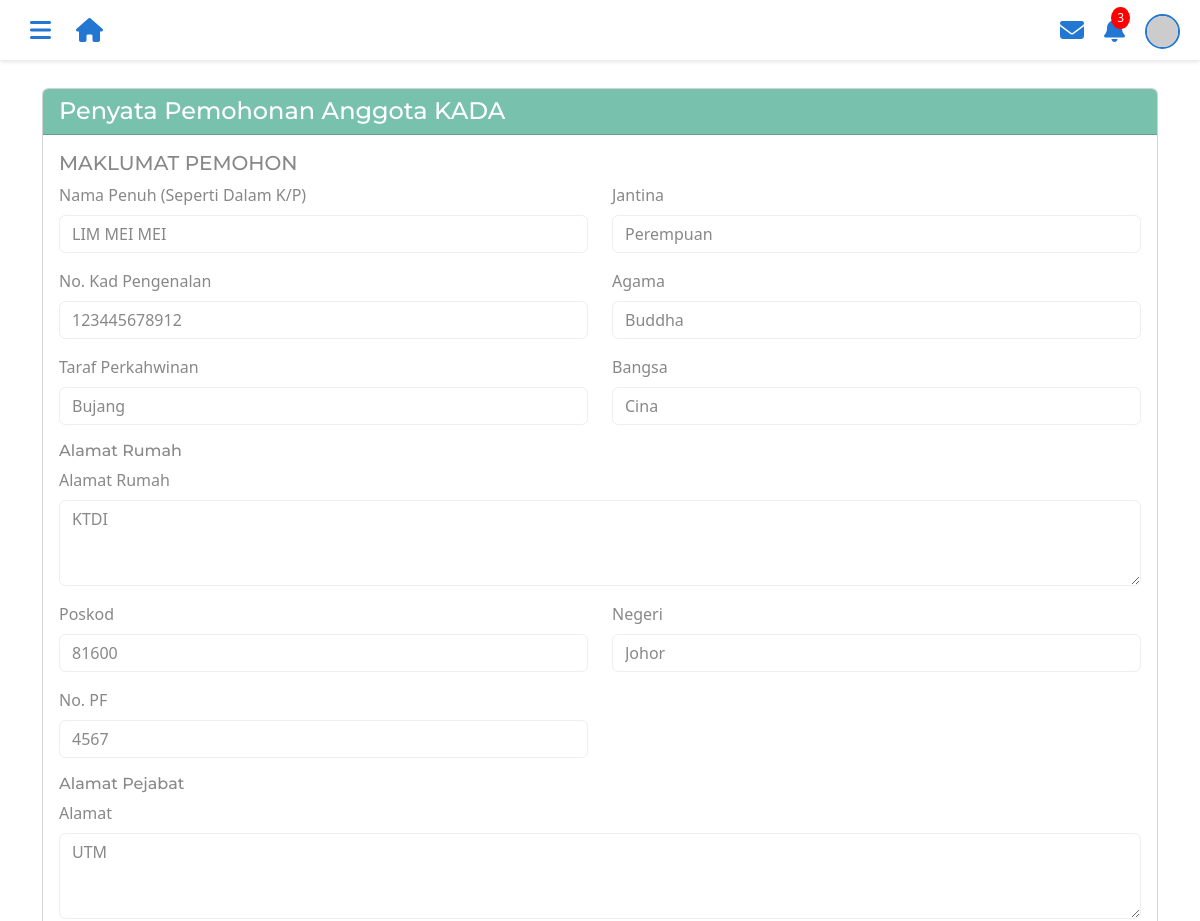
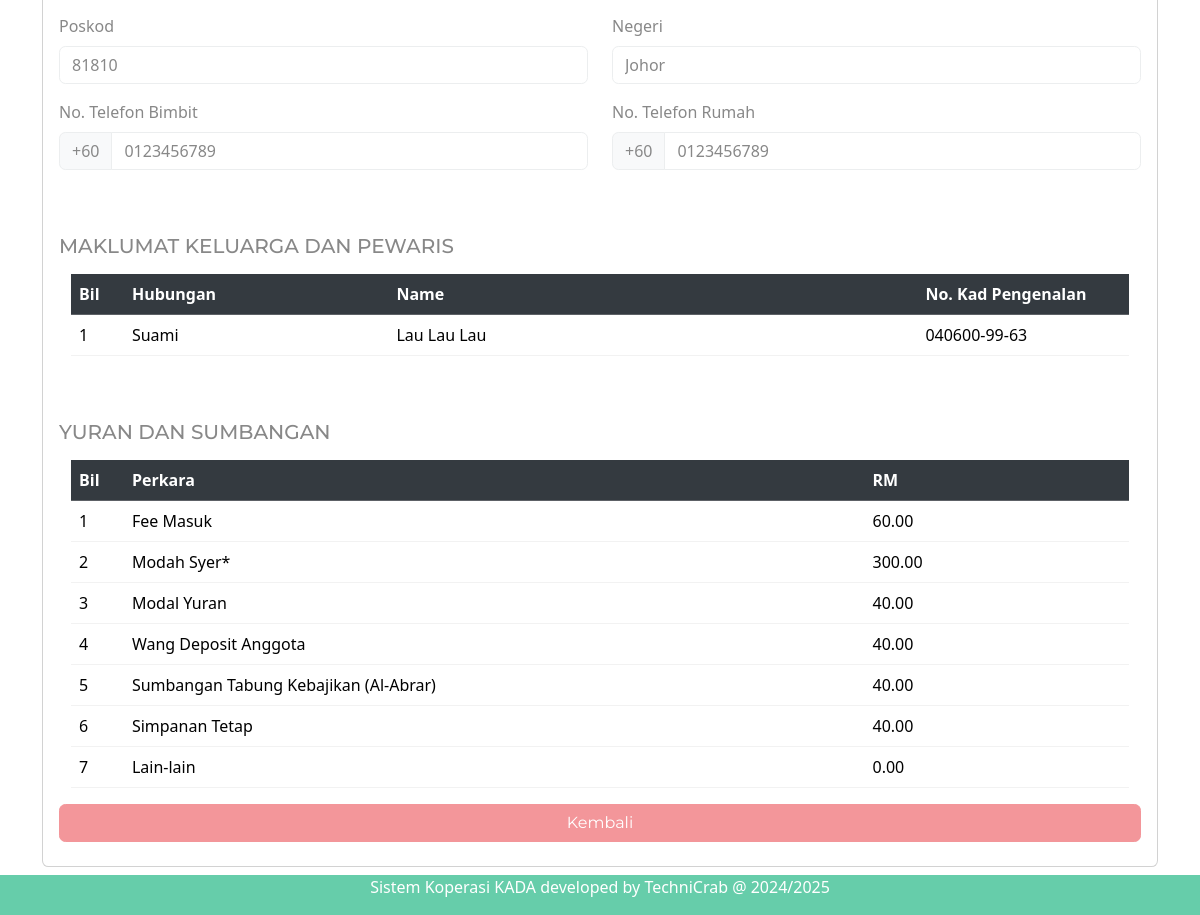
Page /penyatapermohonananggota.php?id=4567 on the committed database (2 pictures, top to bottom).
### tables this page shows
CREATE TABLE `tb_member` (
  `employeeID` int(4) NOT NULL,
  `memberName` varchar(255) NOT NULL,
  `email` varchar(255) DEFAULT NULL COMMENT 'Email address',
  `ic` varchar(20) NOT NULL,
  `maritalStatus` varchar(20) NOT NULL,
  `sex` varchar(10) DEFAULT NULL,
  `religion` varchar(50) DEFAULT NULL,
  `nation` varchar(50) DEFAULT NULL,
  `no_pf` varchar(50) DEFAULT NULL,
  `position` varchar(100) DEFAULT NULL COMMENT 'Job position',
  `phoneNumber` varchar(20) DEFAULT NULL COMMENT 'Primary contact number',
  `phoneHome` varchar(20) DEFAULT NULL COMMENT 'Home contact number',
  `monthlySalary` decimal(10,2) DEFAULT NULL COMMENT 'Monthly salary amount',
  `created_at` timestamp NOT NULL DEFAULT current_timestamp(),
  `updated_at` timestamp NOT NULL DEFAULT current_timestamp() ON UPDATE current_timestamp()
);

CREATE TABLE `tb_memberregistration_familymemberinfo` (
  `employeeID` int(4) NOT NULL,
  `relationship` varchar(50) NOT NULL,
  `name` varchar(100) NOT NULL,
  `icFamilyMember` varchar(20) NOT NULL
);

### penyatapermohonananggota.php (the view, shortened to what this page needs)
<?php
include "headeradmin.php";
include "footer.php";
include "dbconnect.php";
$employeeID = null;
if (isset($_GET['id'])) {
    $employeeID = filter_var($_GET['id'], FILTER_VALIDATE_INT);
} elseif (isset($_GET['ID'])) {
    $employeeID = filter_var($_GET['ID'], FILTER_VALIDATE_INT);
}
if ($employeeID) {
    try {
        $query = "SELECT
            m.*,
            COALESCE(mha.homeAddress, '') as homeAddress,
            COALESCE(mha.homePostcode, '') as homePostcode,
            COALESCE(mha.homeState, '') as homeState,
            COALESCE(moa.officeAddress, '') as officeAddress,
            COALESCE(moa.officePostcode, '') as officePostcode,
            COALESCE(moa.officeState, '') as officeState,
            COALESCE(mfc.entryFee, 0) as entryFee,
            COALESCE(mfc.modalShare, 0) as modalShare,
            COALESCE(mfc.feeCapital, 0) as feeCapital,
            COALESCE(mfc.deposit, 0) as deposit,
            COALESCE(mfc.contribution, 0) as contribution,
            COALESCE(mfc.fixedDeposit, 0) as fixedDeposit,
            COALESCE(mfc.others, 0) as others
        FROM tb_member m
        LEFT JOIN tb_member_homeaddress mha ON m.employeeID = mha.employeeID
        LEFT JOIN tb_member_officeaddress moa ON m.employeeID = moa.employeeID
        LEFT JOIN tb_memberregistration_feesandcontribution mfc ON m.employeeID = mfc.employeeID
        WHERE m.employeeID = ?";
        $stmt = $conn->prepare($query);
        $stmt->bind_param("i", $employeeID);
        if (!$stmt->execute()) {
            throw new Exception("Execute failed: " . $stmt->error);
        }
        $result = $stmt->get_result();
        $memberData = $result->fetch_assoc();
        $familyQuery = "SELECT * FROM tb_memberregistration_familymemberinfo
                       WHERE employeeID = ?";
        $stmt = $conn->prepare($familyQuery);
        $stmt->bind_param("i", $employeeID);
        $stmt->execute();
        $familyResult = $stmt->get_result();
        $familyMembers = $familyResult->fetch_all(MYSQLI_ASSOC);
    } catch (Exception $e) {
        echo "<div class='alert alert-danger'>Error: " . htmlspecialchars($e->getMessage()) . "</div>";
        exit;
    }
} else {
    echo "<div class='alert alert-danger'>Invalid employee ID provided</div>";
    exit;
}
?>
<div class="container mt-3">
    <div class="card">
        <div class="card-header bg-primary text-white">
            <h4 class="mb-0">Penyata Pemohonan Anggota KADA</h4>
        </div>
        <div class="card-body">
            <form id="loanForm" action="#" method="POST" enctype="multipart/form-data">
                <h5>MAKLUMAT PEMOHON</h5>
                <div class="row mb-3">
                    <div class="col-md-6">
                        <label for="nama" class="form-label">Nama Penuh (Seperti Dalam K/P)</label>
                        <input type="text" class="form-control" id="nama" name="memberName"
                            value="<?php echo isset($memberData['memberName']) ? htmlspecialchars($memberData['memberName']) : ''; ?>" readonly>
                    </div>
                    <div class="col-md-6">
						<label for="jantina" class="form-label">Jantina</label>
                        <input type="text" class="form-control" id="jantina" name="sex"
                	         value="<?php echo isset($memberData['sex']) ? htmlspecialchars($memberData['sex']) : ''; ?>" readonly>
                    </div>
                   </div>
                <div class="row mb-3">
                    <div class="col-md-6">
						<label for="ic" class="form-label">No. Kad Pengenalan</label>
                	    <input type="text" class="form-control" id="ic" name="ic"
                               value="<?php echo isset($memberData['ic']) ? htmlspecialchars($memberData['ic']) : ''; ?>" readonly>
                    </div>
                    <div class="col-md-6">
                        <label for="agama" class="form-label">Agama</label>
                        <input type="text" class="form-control" id="agama" name="religion"
                              value="<?php echo isset($memberData['religion']) ? htmlspecialchars($memberData['religion']) : ''; ?>" readonly>
                    </div>
                </div>
				<div class="row mb-3">
                    <div class="col-md-6">
						<label for="ic" class="form-label">Taraf Perkahwinan</label>
            	        <input type="text" class="form-control" id="ic" name="ic"
                               value="<?php echo isset($memberData['maritalStatus']) ? htmlspecialchars($memberData['maritalStatus']) : ''; ?>" readonly>
                    </div>
                    <div class="col-md-6">
                        <label for="agama" class="form-label">Bangsa</label>
                        <input type="text" class="form-control" id="agama" name="religion"
                               value="<?php echo isset($memberData['nation']) ? htmlspecialchars($memberData['nation']) : ''; ?>" readonly>
                    </div>
                </div>
                <h6>Alamat Rumah</h6>
                <div class="row mb-3">
                    <div class="col-md-12">
                        <label for="alamat" class="form-label">Alamat Rumah</label>
                        <textarea class="form-control" id="alamat" name="homeAddress" rows="3" readonly><?php echo isset($memberData['homeAddress']) ? htmlspecialchars($memberData['homeAddress']) : ''; ?></textarea>
                    </div>
                </div>
                <div class="row mb-3">
                    <div class="col-md-6">
                        <label for="poskod" class="form-label">Poskod</label>
                        <input type="text" class="form-control" id="poskod" name="homePostcode"
                              value="<?php echo isset($memberData['homePostcode']) ? htmlspecialchars($memberData['homePostcode']) : ''; ?>" readonly>
                    </div>
                    <div class="col-md-6">
                        <label for="negeri" class="form-label">Negeri</label>
                        <input type="text" class="form-control" id="negeri" name="homeState"
                             value="<?php echo isset($memberData['homeState']) ? htmlspecialchars($memberData['homeState']) : ''; ?>" readonly>
                    </div>
                </div>
				<div class="row mb-3">
                    <div class="col-md-6">
						<label for="ic" class="form-label">No. PF</label>
                	    <input type="text" class="form-control" id="ic" name="ic"
                               value="<?php echo isset($memberData['no_pf']) ? htmlspecialchars($memberData['no_pf']) : ''; ?>" readonly>
                    </div>
                </div>
                <h6>Alamat Pejabat</h6>
                <div class="row mb-3">
                    <div class="col-md-12">
                        <label for="officeAddress" class="form-label">Alamat</label>
                        <textarea class="form-control" id="officeAddress" name="officeAddress" rows="3" readonly><?php echo isset($memberData['officeAddress']) ? htmlspecialchars($memberData['officeAddress']) : ''; ?></textarea>
                    </div>
                </div>
                <div class="row mb-3">
                    <div class="col-md-6">
                        <label for="officePostcode" class="form-label">Poskod</label>
                        <input type="text" class="form-control" id="officePostcode" name="officePostcode"
                                value="<?php echo isset($memberData['officePostcode']) ? htmlspecialchars($memberData['officePostcode']) : ''; ?>" readonly>
                    </div>
                    <div class="col-md-6">
                        <label for="officeState" class="form-label">Negeri</label>
                        <input type="text" class="form-control" id="officeState" name="officeState"
                              value="<?php echo isset($memberData['officeState']) ? htmlspecialchars($memberData['officeState']) : ''; ?>" readonly>
                    </div>
                </div>
                <div class="row mb-3">
                    <div class="col-md-6">
                        <label for="officeTel" class="form-label">No. Telefon Bimbit</label>
                            <div class="input-group">
                                <span class="input-group-text">+60</span>
                                <input type="text" class="form-control" id="tel" name="tel"
                                    value="<?php echo isset($memberData['phoneNumber']) ? htmlspecialchars($memberData['phoneNumber']) : ''; ?>" readonly>
                            </div>
                    </div>
					<div class="col-md-6">
                        <label for="officeTel" class="form-label">No. Telefon Rumah</label>
                            <div class="input-group">
                                <span class="input-group-text">+60</span>
                                <input type="text" class="form-control" id="officeTel" name="officeTel"
                                    value="<?php echo isset($memberData['phoneHome']) ? htmlspecialchars($memberData['phoneHome']) : ''; ?>" readonly>
                            </div>
                    </div>
                </div>
				<br><br>
                <h5>MAKLUMAT KELUARGA DAN PEWARIS</h5>
				<div class="container mt-3">
					<table class="table">
						<thead class="table-dark">
							<tr>
							<th style="width: 5%">Bil</th>
							<th style="width: 25%">Hubungan</th>
							<th style="width: 50%">Name</th>
							<th style="width: 20%">No. Kad Pengenalan</th>
							</tr>
						</thead>
						<tbody>
							<?php
							if (isset($familyMembers) && !empty($familyMembers)) {
								$counter = 1;
								foreach ($familyMembers as $family) {
									echo "<tr>";
									echo "<td>" . $counter++ . "</td>";
									echo "<td>" . htmlspecialchars($family['relationship']) . "</td>";
									echo "<td>" . htmlspecialchars($family['name']) . "</td>";
									echo "<td>" . htmlspecialchars($family['icFamilyMember']) . "</td>";
									echo "</tr>";
								}
							} else {
								echo "<tr><td colspan='4' class='text-center'>No family members found</td></tr>";
							}
							?>
						</tbody>
					</table>
				</div>
				<br><br>
                <h5>YURAN DAN SUMBANGAN</h5>
				<div class="container mt-3">
					<table class="table">
						<thead class="table-dark">
							<tr>
							<th style="width: 5%">Bil</th>
							<th style="width: 70%">Perkara</th>
							<th style="width: 25%">RM</th>
							</tr>
						</thead>
						<tbody>
							<tr>
								<td>1</td>
								<td>Fee Masuk</td>
								<td><?php echo isset($memberData['entryFee']) ? number_format($memberData['entryFee'], 2) : '0.00'; ?></td>
							</tr>
							<tr>
								<td>2</td>
								<td>Modah Syer*</td>
								<td><?php echo isset($memberData['modalShare']) ? number_format($memberData['modalShare'], 2) : '0.00'; ?></td>
							</tr>
							<tr>
								<td>3</td>
								<td>Modal Yuran</td>
								<td><?php echo isset($memberData['feeCapital']) ? number_format($memberData['feeCapital'], 2) : '0.00'; ?></td>
							</tr>
							<tr>
								<td>4</td>
								<td>Wang Deposit Anggota</td>
								<td><?php echo isset($memberData['deposit']) ? number_format($memberData['deposit'], 2) : '0.00'; ?></td>
							</tr>
							<tr>
								<td>5</td>
								<td>Sumbangan Tabung Kebajikan (Al-Abrar)</td>
								<td><?php echo isset($memberData['contribution']) ? number_format($memberData['contribution'], 2) : '0.00'; ?></td>
							</tr>
							<tr>
								<td>6</td>
								<td>Simpanan Tetap</td>
								<td><?php echo isset($memberData['fixedDeposit']) ? number_format($memberData['fixedDeposit'], 2) : '0.00'; ?></td>
							</tr>
							<tr>
								<td>7</td>
								<td>Lain-lain</td>
								<td><?php echo isset($memberData['others']) ? number_format($memberData['others'], 2) : '0.00'; ?></td>
							</tr>
						</tbody>
					</table>
				</div>
				<div class="d-grid gap-2">
                    <button type="button" class="btn btn-secondary prev-step mb-2" onclick="window.location.href='senaraiPermohonanAhli.php'">Kembali</button>
                </div>
            </form>
        </div>
    </div>
</div>

### headeradmin.php (style rules this page uses)
body { transition: all 0.3s ease-in-out; }

### rows in the picture
tb_member: memberName "LIM MEI MEI", sex "Perempuan", ic "123445678912", religion "Buddha", ic "Bujang", religion "Cina", ic "4567", tel "0123456789", officeTel "0123456789"
tb_memberregistration_familymemberinfo: relationship "Suami", name "Lau Lau Lau", icFamilyMember "040600-99-63"

### other values in the picture
$memberData['entryFee'] "60.00"
$memberData['modalShare'] "300.00"
$memberData['feeCapital'] "40.00"
$memberData['deposit'] "40.00"
$memberData['contribution'] "40.00"
$memberData['fixedDeposit'] "40.00"
$memberData['others'] "0.00"
